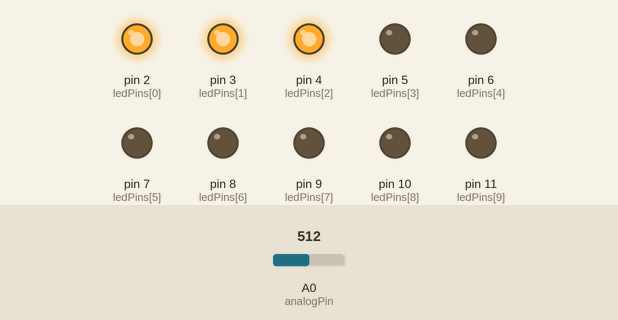
This sketch was run on a simulated Arduino Uno, built with avr-gcc and run on an emulated ATmega328P. Shown: output pins drawn as LEDs (lit = HIGH). The test bench sets the inputs (shaded band); at power-on: A0 (analogPin) = 512.

Above: at 1.3 s.
1.4 s: A0 (analogPin) set to 122
At 2.8 s:
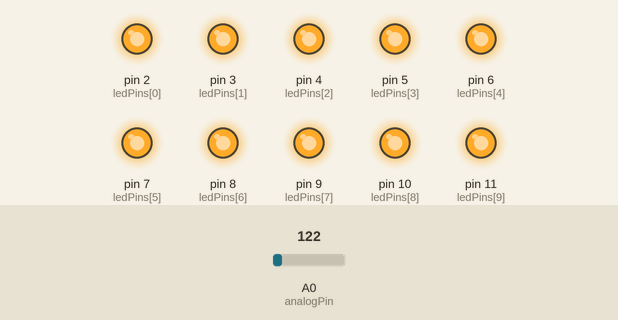
4.6 s: A0 (analogPin) set to 0
7.8 s: A0 (analogPin) set to 306
At 7.97 s:
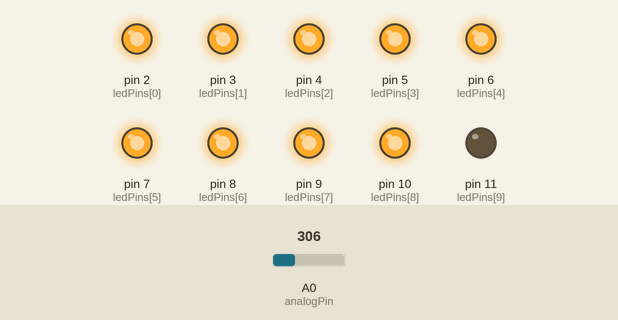
11.0 s: A0 (analogPin) set to 328
At 11.82 s:
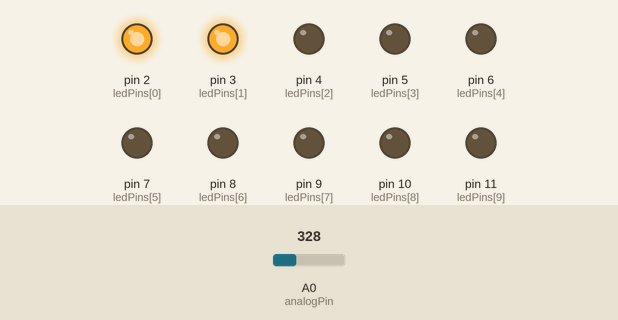
Timing chart, 0 to 15.2 s (numbered marks = the images above; inputs shaded):
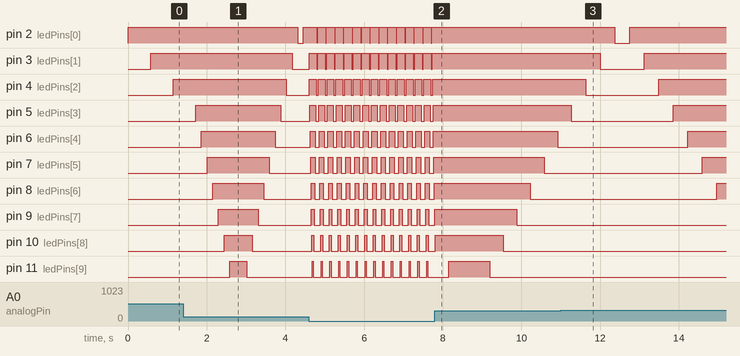

The sketch:

_0517.ino
```cpp
const int analogPin = A0;   // the pin that the potentiometer is attached to
const int ledCount = 10;    // the number of LEDs in the bar graph
int ledPins[] = {
  2, 3, 4, 5, 6, 7, 8, 9, 10, 11
};   // an array of pin numbers to which LEDs are attached
void setup() {
  // loop over the pin array and set them all to output:
  for (int thisLed = 0; thisLed < ledCount; thisLed++) {
    pinMode(ledPins[thisLed], OUTPUT);
  }
}

void loop() {
  int dTime;
  for(int i=0;i<=ledCount;i++) {
    digitalWrite(ledPins[i],HIGH );
    int sensorReading = analogRead(analogPin);
    dTime = map(sensorReading , 0 , 900 , 10, 1000 );
    delay(dTime);
  };
  for(int i=10;i>=0; i--) {
    digitalWrite(ledPins[i] , LOW );
    int sensorReading = analogRead(analogPin);
    dTime = map(sensorReading , 0 , 900 , 10, 1000 );
    delay(dTime);
  };
}
```

Measured:
- the behaviour switches between 327 and 328 on A0 (analogPin) (found by bisection; images 2 and 3)
- after the input at 1.4 s, pin 2 (ledPins[0]): HIGH → LOW after 2.9 s, → HIGH 0.14 s later; pin 3 (ledPins[1]): HIGH → LOW after 2.8 s; pin 4 (ledPins[2]): HIGH → LOW after 2.6 s; pin 6 (ledPins[4]): LOW → HIGH after 0.46 s instead of 0.89 s; pin 7 (ledPins[5]): LOW → HIGH after 0.61 s instead of 1.5 s
- after the input at 7.8 s, pin 2 (ledPins[0]), pin 3 (ledPins[1]), pin 4 (ledPins[2]), pin 5 (ledPins[3]): stops changing and stays HIGH
- after the input at 11.0 s, pin 9 (ledPins[7]): stays LOW (without the input it goes to HIGH after 4.1 s)
- by itself, pin 5 (ledPins[3]): alternates HIGH for 0.15 s and LOW for 0.07 s
